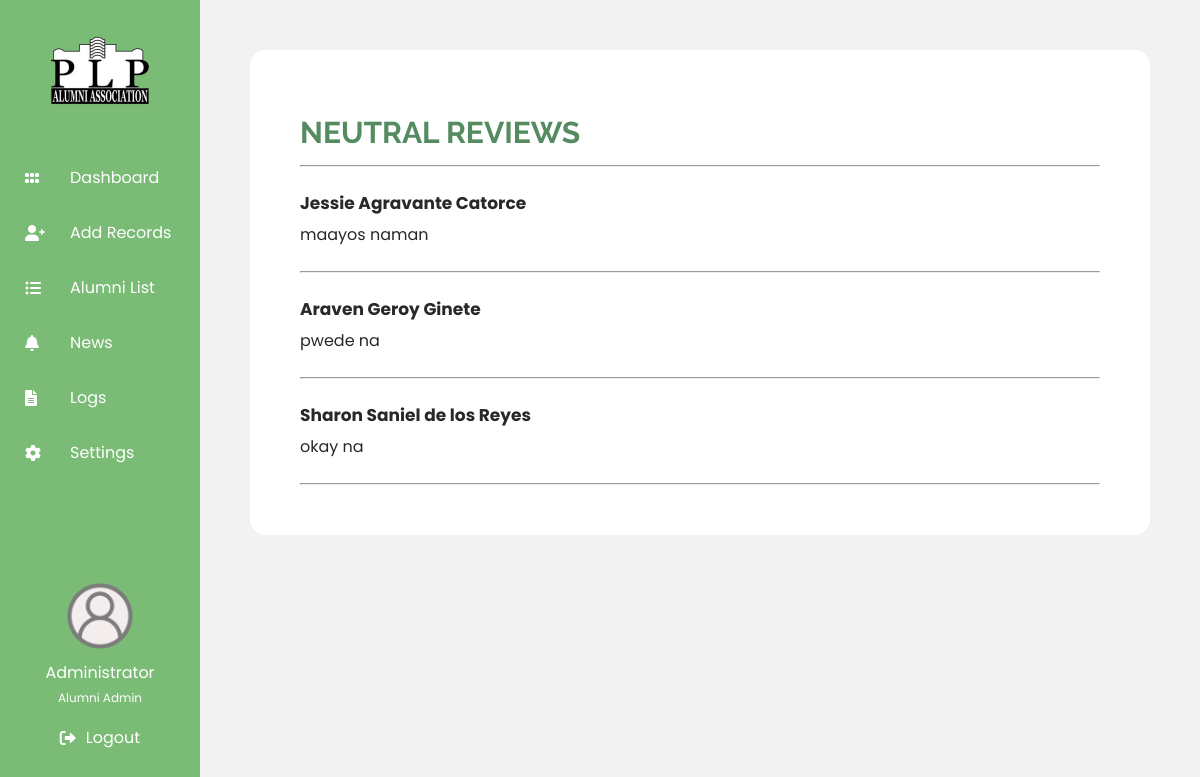
/neutral-reviews.php (signed in), run on the app's committed database.
### tables this page shows
CREATE TABLE `reviews` (
  `id` int(11) NOT NULL,
  `name` varchar(255) NOT NULL,
  `review` text NOT NULL,
  `status` varchar(255) NOT NULL
);

### neutral-reviews.php (the view, shortened to what this page needs)
<?php
    include_once 'Includes/dbconnector.php';
?>
<!DOCTYPE html>
<html>
<head>
    <link rel="stylesheet" href="CSS/global.css"/>
    <link rel="stylesheet" href="CSS/sidebar-style.css"/>
    <link rel="stylesheet" href="CSS/admin-dashboard.css"/>
    <link rel="stylesheet" href="https://cdnjs.cloudflare.com/ajax/libs/font-awesome/6.0.0-beta2/css/all.min.css" />
</head>
<body>
<div id="sidebar-div"> <?php include("admin-sidebar.php"); ?> </div>
<main>
    <div class="overview">
        <h2> NEUTRAL REVIEWS </h2>
        <hr>
        <?php
        $result = mysqli_query($link, "select * from reviews WHERE status='Neutral' order by id desc");
        while($row = mysqli_fetch_assoc($result)) {
            $name = $row['name'];
            $review = $row['review'];
        echo "<p style='font-size: 17px; font-weight:bold; margin-bottom: -20px;'>" .$name. "</p>
        <p>" .$review. "</p>
        <hr>";
        }
        ?>
    </div>
</main>
</body>
</html>

### CSS/global.css (style rules this page uses)
:root { --accentLightGreen: #5eb471; --accentGreen: #548B60; --accentBlack: #282828; --accentWhite: #FCFCFC; --accentBlackv2 : #344e41; --ff-header: 'Raleway', sans-serif; --ff-paragraph: 'Poppins', sans-serif; }
* { margin:0; padding: 0; list-style: none; box-sizing: border-box; }
body { background-color: var(--accentWhite); }
h1, h2, h3, h4, h5, h6, th { font-family: var(--ff-header); color: var(--accentGreen); font-weight: 700; }
p, a, button, td, label, input, li, textarea { font-family: var(--ff-paragraph); color:var(--accentBlack); font-weight: 400; }

### CSS/sidebar-style.css (style rules this page uses)
body { background-color: rgb(242,242,242); }
main { margin-left: 200px; padding: 50px; display: grid; grid-template-columns: repeat(12, 1fr); gap:30px; }
main div { background-color: white; border-radius: 15px; padding:20px; }

### CSS/admin-dashboard.css (style rules this page uses)
.overview { grid-column: span 12; padding:50px; }
.overview h2 { font-size:clamp(1.5rem, 2.5vw, 2.5rem); margin:15px 0; }
.overview p { line-height: 2rem; margin: 20px 0; }

### data on the page
reviews: name "Jessie Agravante Catorce", review "maayos naman"
reviews: name "Araven Geroy Ginete", review "pwede na"
reviews: name "Sharon Saniel de los Reyes", review "okay na"

### other printed values
$_SESSION['account'] "Administrator"
$_SESSION['pos'] "Alumni Admin"
